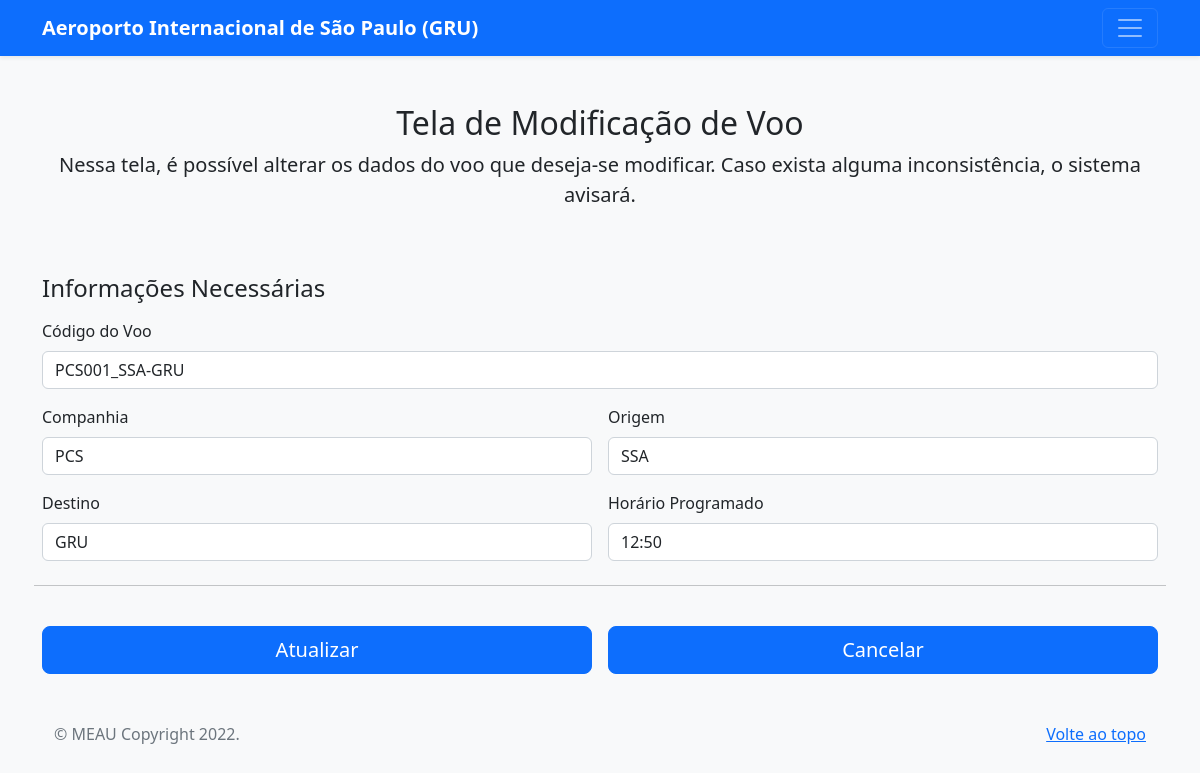
Before: /modificar/PCS001_SSA-GRU with the older database file.
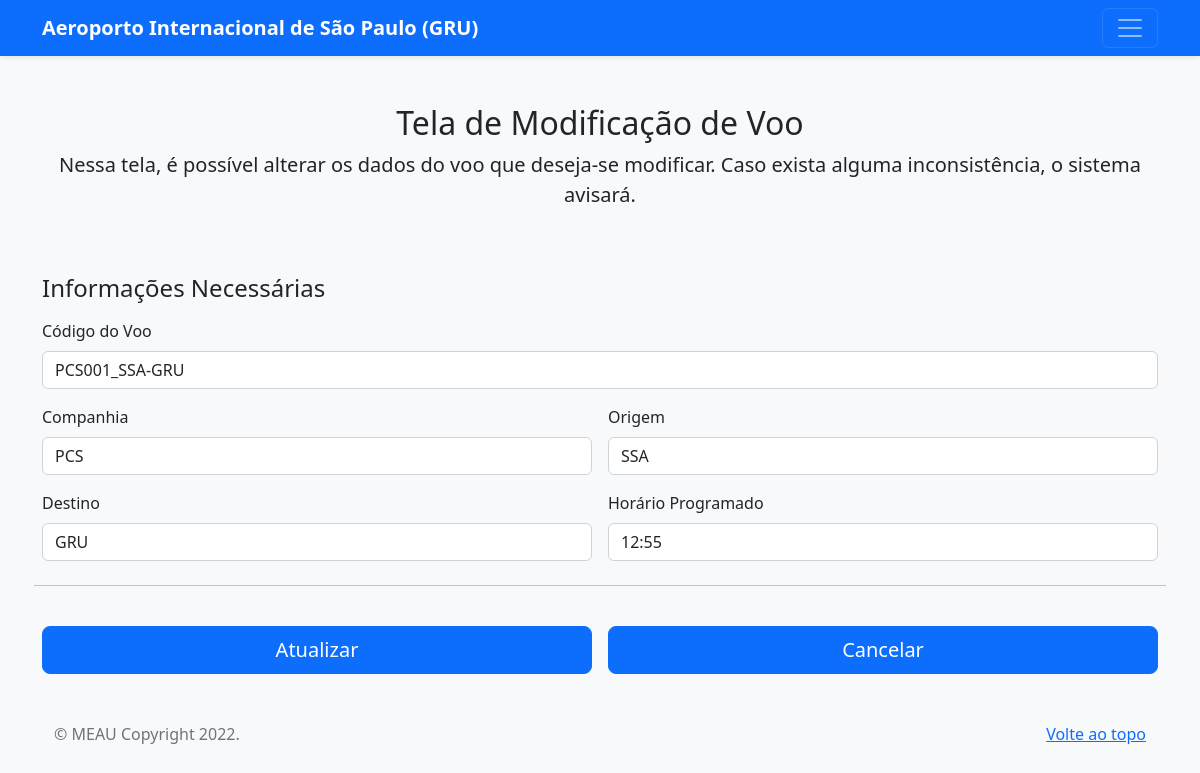
After: the same page with the newer database file.
### book/models.py (models this page shows, shortened)
class Voo(models.Model):
    id = models.AutoField(primary_key=True)
    codigoVoo = models.CharField(max_length=14, unique=True)
    companhia = models.CharField(max_length=20)
    origem = models.CharField(max_length=30)
    destino = models.CharField(max_length=30)
    horarioProgramado = models.TimeField()
    class Meta:
        db_table = 'voo'

### book/views.py (the view)
# urls.py: path('modificar/<str:codigoVoo>', views.modificar, name = "modificar"),
def modificar(request, codigoVoo):
    voo = Voo.objects.get(codigoVoo__icontains = codigoVoo)
    return render(request, "modificar.html", {"voo": voo})

### template/modificar.html (shortened to what the changed rows need)
<!doctype html>
<html lang="pt-br">
<head>
        <link href="../static/create.css" rel="stylesheet">
        <link href="../static/css/bootstrap.min.css" rel="stylesheet">
</head>
<body class="bg-light">
        <div class="container">
            <main>
                <div class="py-5 text-center">
                    <h2>Tela de Modificação de Voo</h2>
                </div>
                <form method="post" action={% url 'posModificar' voo.codigoVoo%} class="needs-validation">
                    <div class="row g-3">
                        <div class="col-sm-12">
                            <div class="input-group has-validation">
                                <input readonly="readonly" id="1" type="text" class="form-control" value="{{voo.codigoVoo}}"  name="cadastroCodigoVoo"
                                    pattern="^[A-Z]{3}[0-9]{3}_[A-Z]{3,4}-[A-Z]{3,4}$"
                                    placeholder="Ex: PCS001_SSA-GRU ou PCS001_SBAM-GRU" required>
                            </div>
                        </div>
                        <div class="col-sm-6">
                            <div class="input-group has-validation">
                                <input type="text" class="form-control" value="{{voo.companhia}}" name="cadastroCompanhia" pattern="^[A-Z]{3}$"
                                    placeholder="Ex: PCS" required>
                            </div>
                        </div>
                        <div class="col-sm-6">
                            <div class="input-group has-validation">
                                <input type="text" class="form-control" value="{{voo.origem}}" name="cadastroOrigem" pattern="^[A-Z]{3,4}$"
                                    placeholder="Ex: GRU ou SSA" value="" required>
                            </div>
                        </div>
                        <div class="col-sm-6">
                            <div class="input-group has-validation">
                                <input type="text" class="form-control" value="{{voo.destino}}" name="cadastroDestino" pattern="^[A-Z]{3,4}$"
                                    placeholder="Ex: GRU ou SSA" value="" required>
                            </div>
                        </div>
                        <div class="col-sm-6">
                            <div class="input-group has-validation">
                                <input type="text" class="form-control" value="{{voo.horarioProgramado}}" name="cadastroHorarioProgramado"
                                    pattern="^([0-1][0-9]:[0-5][0-9])|([2][0-3]:[0-5][0-9])$" placeholder="Ex: 12:34"
                                    value="" required>
                            </div>
                        </div>
                    </div>
                </form>
    </div>
</body>
</html>

Changed rows visible on the page:
changed Voo "PCS001_SSA-GRU": cadastroHorarioProgramado "12:50" → "12:55"
